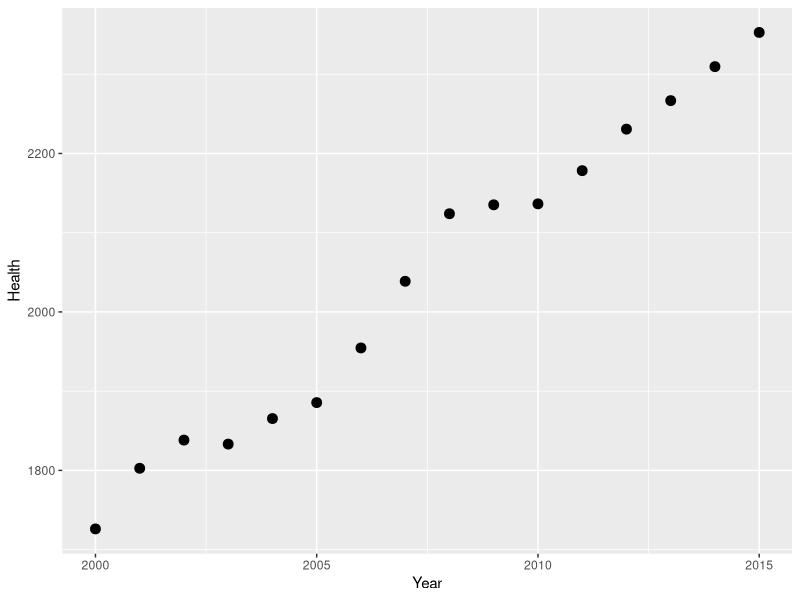
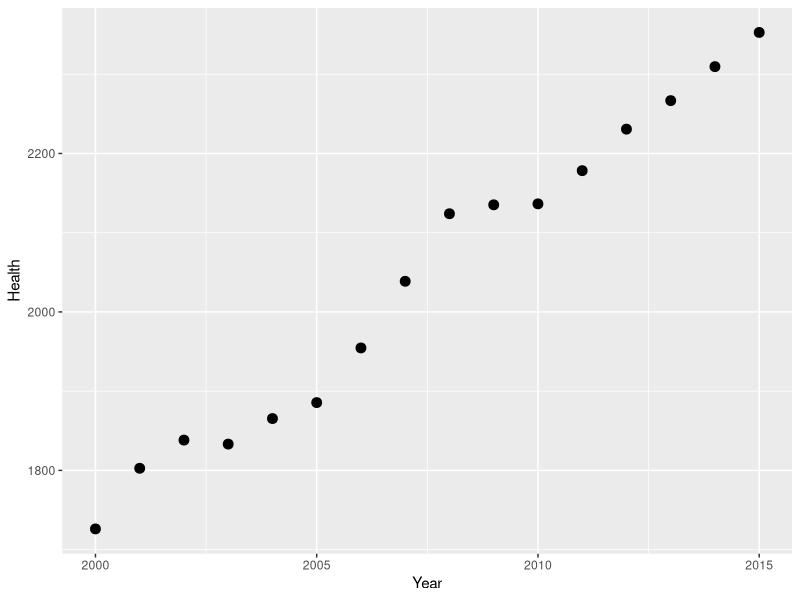
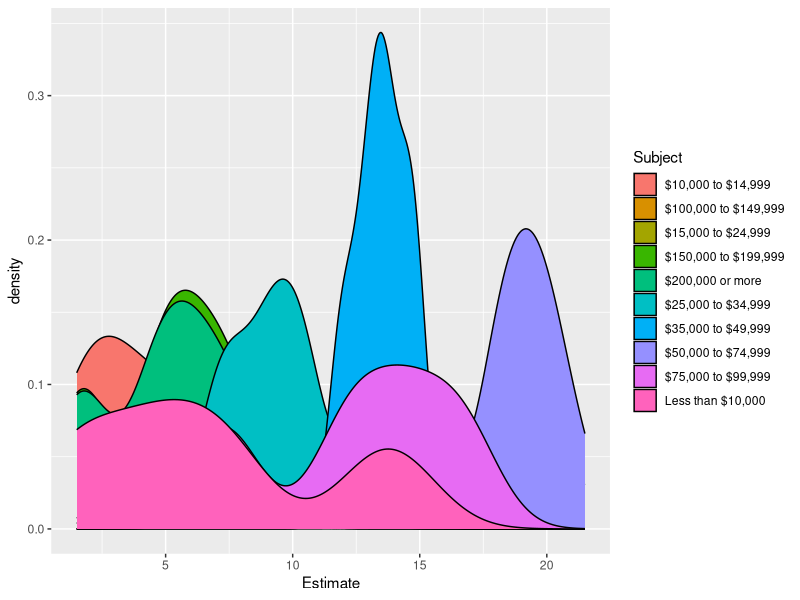
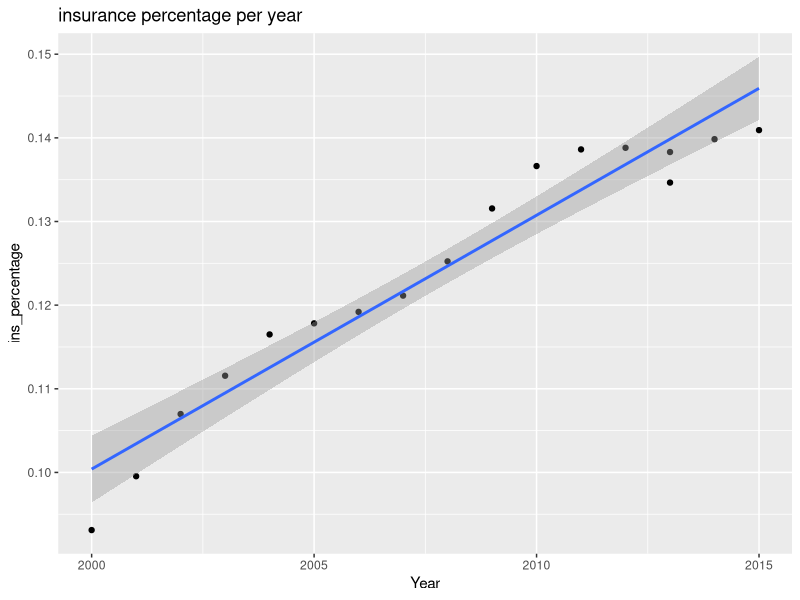
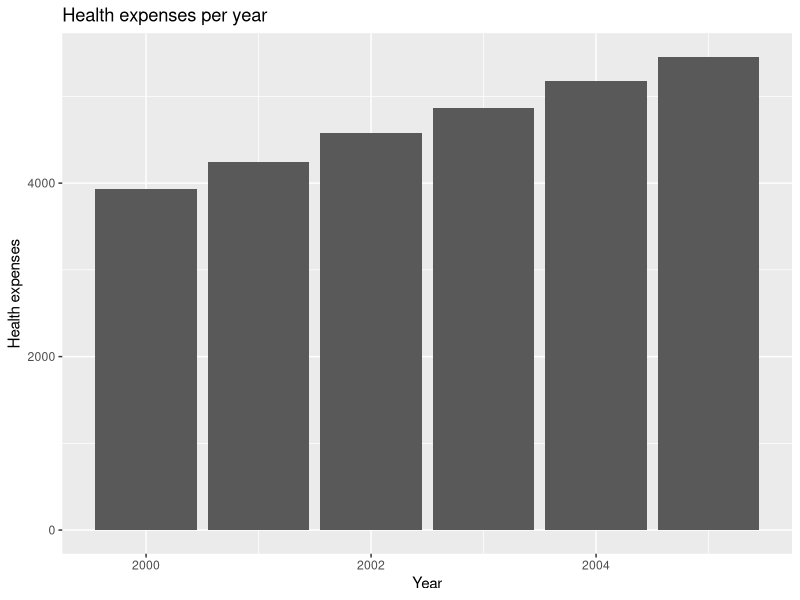

Recreate these plots in R, in order.
## ---- chunk 1
# always clean up R environment
rm(list = ls())

# load all packages here
library(dplyr)
library(reshape2)
library(tidyr)
library(ggplot2)
# load dataset
health_allPop<-
  read.csv("Health_allPop.csv", header = T)
health_percapita<-
  read.csv("Health_percapita.csv", header = T)
income<-
  read.csv("income.csv", header = T)
income_num<-
  read.csv("income_num.csv", header = T)
# user-defined function
remove_comma<-
  function(table_name){
    ncol<-
      ncol(table_name)
    for (i in 2:ncol){
      table_name[,i]<-
        gsub(",","",table_name[,i])
      table_name[,i]<-
        as.numeric(table_name[,i])
    }
    return(table_name)
}
## ---- chunk 2
income_num$Year<-
  substr(income_num$Year, 1, 4)
## ---- chunk 3
income_num<-
  remove_comma(income_num)
## ---- chunk 4
income_num$Year<-
  as.numeric(income_num$Year)
income_num_sub<-
  income_num %>%
  filter(Year>1999&Year<2016)%>%
  arrange(Year)
## ---- chunk 5
health_percapita<-
  remove_comma(health_percapita)
health_allPop<-
  remove_comma(health_allPop)
## ---- chunk 6
insurance_income<-
  merge(x=income_num_sub, y=health_percapita, by = "Year", all=TRUE)
## ---- chunk 7
insurance_income<-
  insurance_income %>%
  mutate(ins_percentage = Health/Third.fifth)
## ---- chunk 8
income_status<-
  income %>%
  spread(key = Subject, value = Estimate)
## ---- chunk 9
health_allPop_gather<-
  health_allPop[,c('Year', 'Health', 'Health.services', 'Medical.products..appliances.and.equipment')]
## ---- chunk 10
health_allPop_gather_test<-
  health_allPop_gather %>%
  gather(key = Health.services, value = Health, -Year)
## ---- chunk 11
health_percapita %>%
  select(Health, Health.services, Medical.products..appliances.and.equipment) %>%
  apply(MARGIN = 2, FUN = median, na.rm=TRUE)
## ---- chunk 12
g <- 
  ggplot(data = health_allPop, aes(y = Health, x = Year))
g + geom_point(size = 3)
## ---- chunk 13
g <- ggplot(data = health_allPop, aes(y = Health, x = Year))
g + geom_point(size = 3)
## ---- chunk 14
#p <- ggplot(data = health_percapita,
#            aes(x = reorder(Health.services), y = Health)) +
#  geom_bar(fill = "grey", stat = "identity") +
#  ylab("Average Insurance Charges ($)") + xlab("Medical Procedure") +
#  theme(axis.text.x = element_text(angle = 90, hjust = 1))
#p
## ---- chunk 15
#p + geom_point(data = MedicareCharges, size = 1, alpha = 0.3)
## ---- chunk 16
ggplot(data = income, aes(x = Estimate, fill=Subject))+geom_density()
## ---- chunk 17
#ggplot(data = head(health_percapita, 10), aes(x = reorder(state, math), y = math)) + 
#  geom_bar(stat = "identity")
## ---- chunk 18
ggplot(data = insurance_income, aes(x = Year, y = ins_percentage))+
  geom_point()+
  geom_smooth(method = "lm")+
  ggtitle("insurance percentage per year")
## ---- chunk 19
ggplot(data = head(health_percapita), aes(x = Year, y = Health)) + 
  geom_bar(stat = "identity") +
  ggtitle("Health expenses per year") +
  ylab("Health expenses") 
